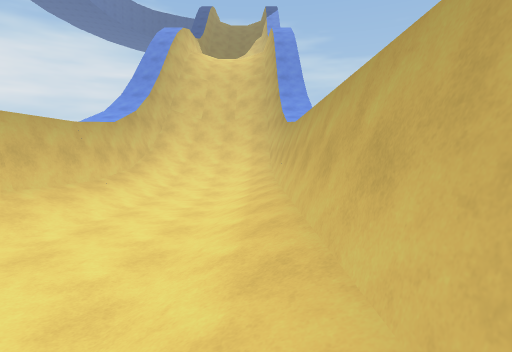
View 1 (above)

17 first-person views from a walk through a Unity game level. The camera is 1.3 m above the floor, tilts 4° down and sees 80° across. The floor is counted in squares, 2 m on a side. Each view is taken from the middle of a square. On the plan, view 1 faces up. The plan holds only what a view shows up to about 10 squares ahead; the rest is blank. The place goes on beyond the plan. The player character is not drawn.

View 2
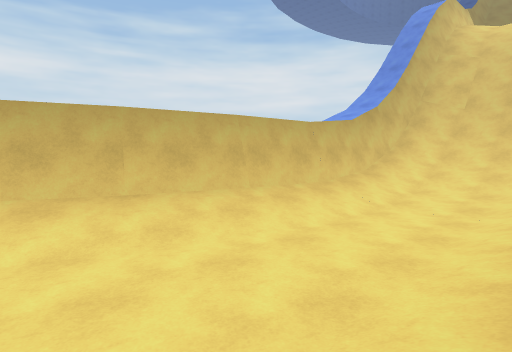

View 3
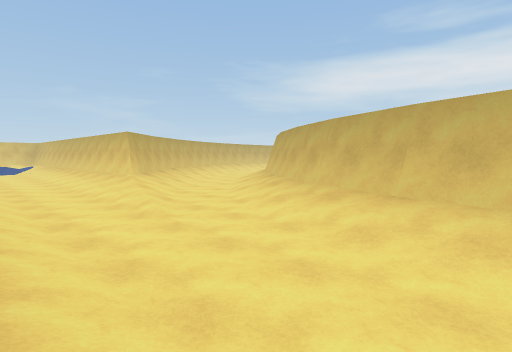

View 4
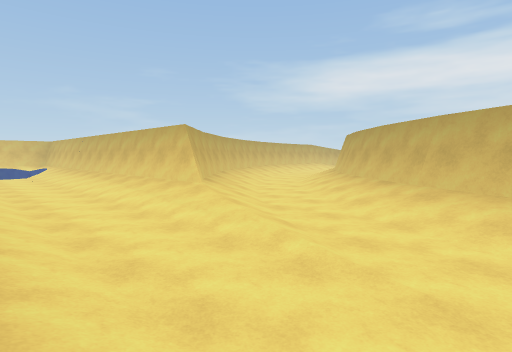

View 5
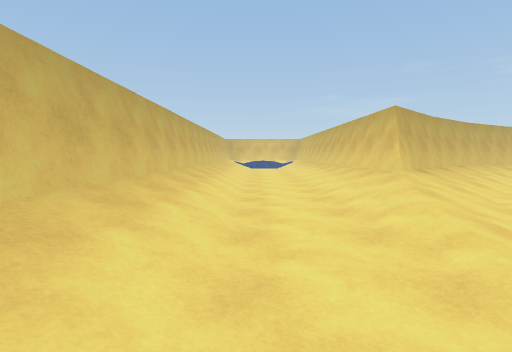

View 6
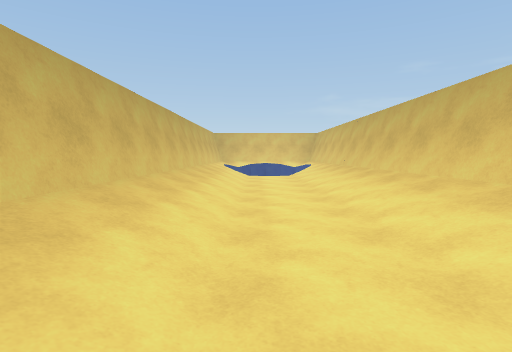

View 7
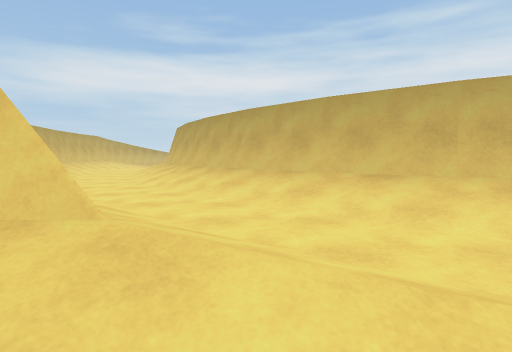

View 8
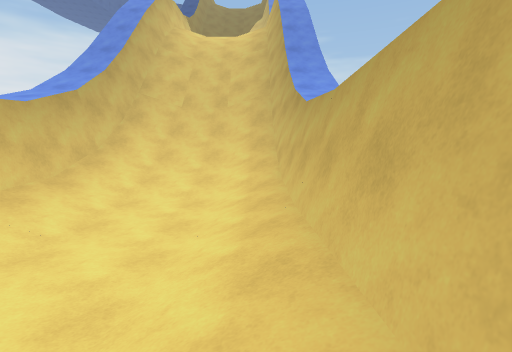

View 9
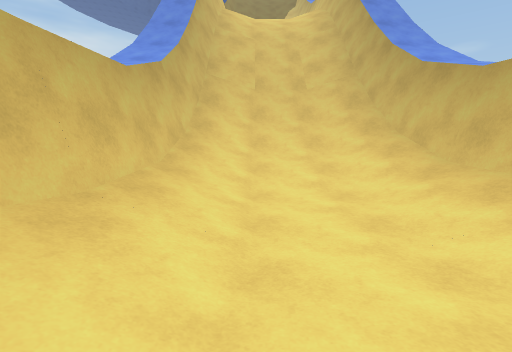

View 10
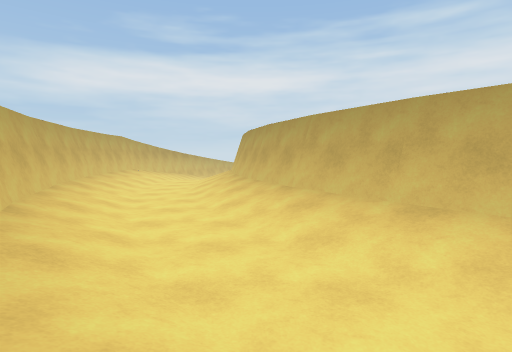

View 11
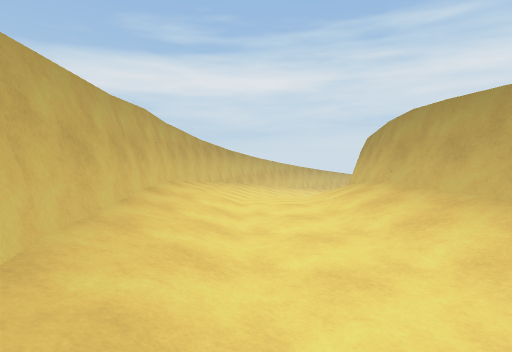

View 12
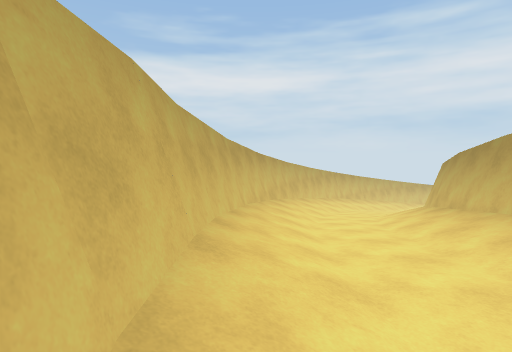

View 13
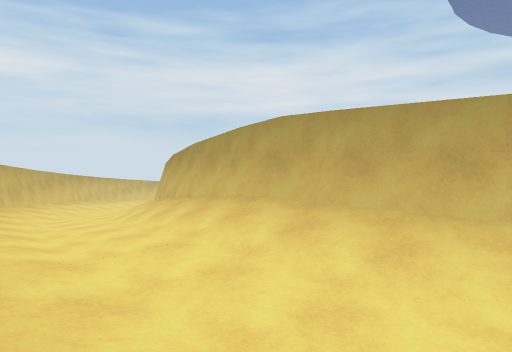

View 14
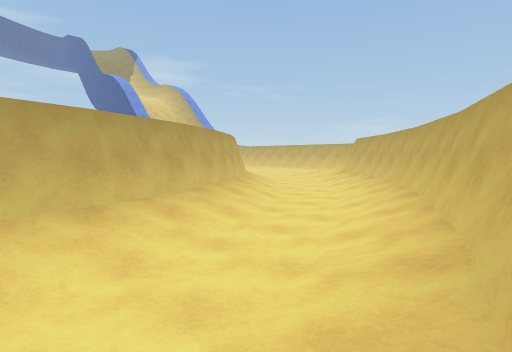

View 15
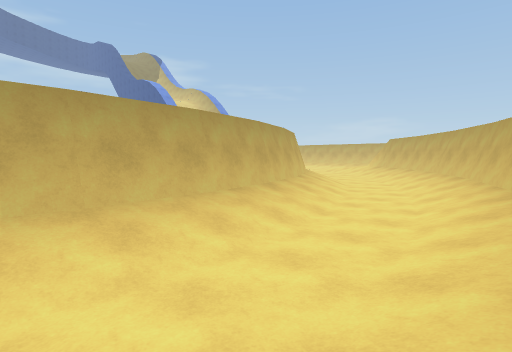

View 16
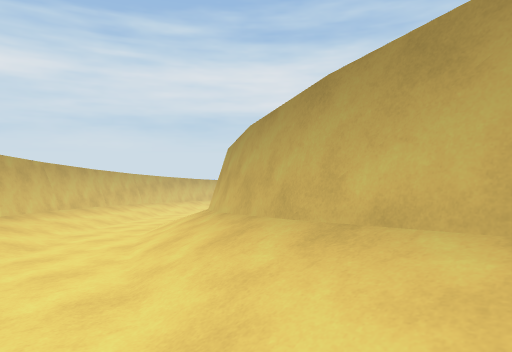

View 17
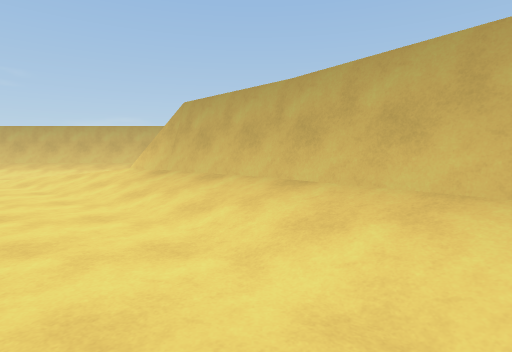

### Floor plan
Key: @ floor where view 1 was taken; # wall or solid block; . main floor; : floor 0.75 m higher than the main floor; - floor 0.75 m lower than the main floor; _ floor 1.5 m lower than the main floor; < floor 2.5 m lower than the main floor; / step, stairs or slope; = window, fence, low wall or low ledge; ^ raised ledge; v drop or lower ground.
Columns run from 24 left of view 1 to 1 right of it. Each row starts with its distance up from view 1.
 14                      ////#
 13                     ###/v#
 12                    v^^=/##
 11                     #////#
 10                     #////#
  9                     #//:/#
  8                     #//./#
  7                     #/../#
  6                     #/../#
  5                     #/...#
  4                     #/...#
  3                    ##/...#
  2                    #/....#
  1                    #/....#
  0                   ##/...@#
 -1                  ##/.....#
 -2                 ##/../...#
 -3                ##/../....#
 -4 #             ##/...#/...#
 -5 ###         ###/.../#/...#
 -6 //###########//..//##/...#
 -7 <_//////////....//###/...#
 -8 /____--.......//### #/...#
 -9 #///_--....///###   #/...#
-10 ####////.//####     #/...#
-11    #########        #/...#
-12                     #/...#
-13                     #/...#

Where each view was taken, in squares from view 1:
view 1: 0 up, 0 right, facing up
view 2: 1 up, 0 right, facing up-left
view 3: 4 up, 0 right, facing down-left
view 4: 1 up, 0 right, facing down-left
view 5: 1 up, 1 left, facing down
view 6: 4 down, 1 left, facing down
view 7: 3 down, 2 left, facing left
view 8: 3 up, 0 right, facing up
view 9: 4 up, 2 left, facing up
view 10: 6 down, 6 left, facing left
view 11: 9 down, 12 left, facing left
view 12: 10 down, 15 left, facing left
view 13: 10 down, 14 left, facing up-left
view 14: 10 down, 14 left, facing up-right
view 15: 10 down, 17 left, facing up-right
view 16: 8 down, 20 left, facing up-left
view 17: 6 down, 9 left, facing right
